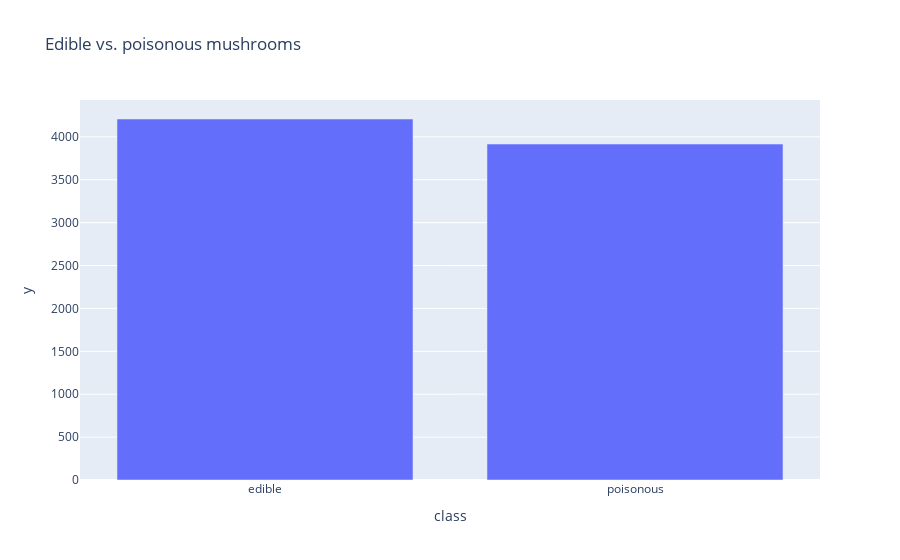

Notebook code cell kept with this figure:
### Markdown cell above
### 1. Proportion of Edible vs. Poisonous Mushrooms

### Code cell
class_counts = df['class'].value_counts()
class_counts.index = class_counts.index.map({'e': 'edible', 'p': 'poisonous'})
fig = px.bar(class_counts, x=class_counts.index, y=class_counts.values, title="Edible vs. poisonous mushrooms")
fig.show()

### Figure 1 — Plotly figure (JSON) as saved in the notebook; plotly's stock layout.template omitted (floating-point values rounded to 4 significant figures)
{"data": [{"alignmentgroup": "True", "hovertemplate": "class=%{x}<br>y=%{y}<extra></extra>", "legendgroup": "", "marker": {"color": "#636efa", "pattern": {"shape": ""}}, "name": "", "offsetgroup": "", "orientation": "v", "showlegend": false, "textposition": "auto", "type": "bar", "x": ["edible", "poisonous"], "xaxis": "x", "y": [4208, 3916], "yaxis": "y"}], "layout": {"barmode": "relative", "legend": {"tracegroupgap": 0}, "title": {"text": "Edible vs. poisonous mushrooms"}, "xaxis": {"anchor": "y", "domain": [0, 1], "title": {"text": "class"}}, "yaxis": {"anchor": "x", "domain": [0, 1], "title": {"text": "y"}}}}
